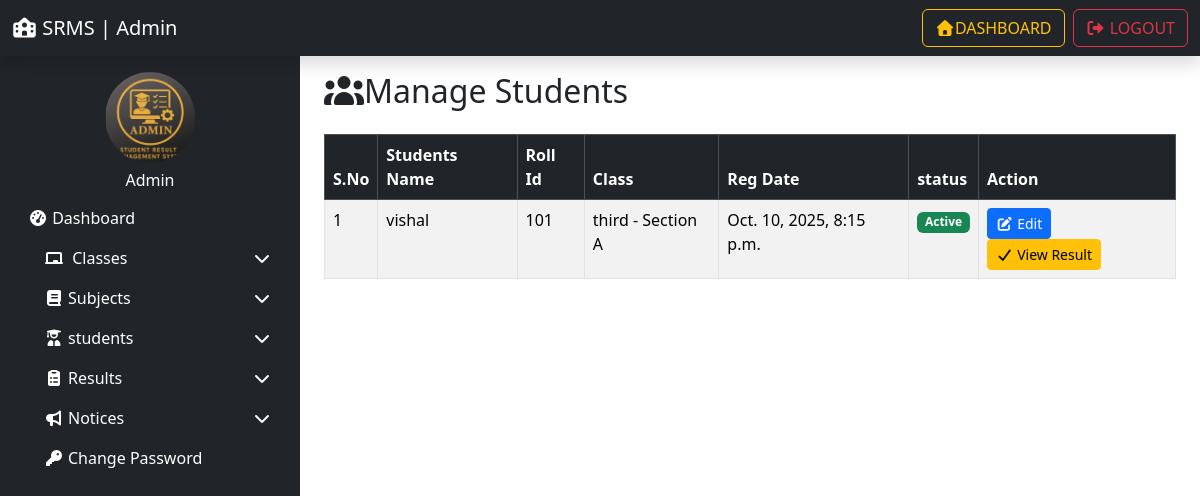
The app's page /manage_students/ (signed in) with its own data.
### resultapp/models.py (models this page shows, shortened)
class Student(models.Model):
    GENDER_CHOICES = (
        ('Male', 'Male'),
        ('Female', 'Female'),
    )
    name = models.CharField(max_length=100, null=True, blank=True)
    roll_id = models.CharField(max_length=20)
    email = models.EmailField(max_length=50)
    gender = models.CharField(max_length=20, choices=GENDER_CHOICES)
    dob = models.CharField(max_length=100)
    student_class = models.ForeignKey(Class, on_delete=models.SET_NULL, null=True)
    reg_date = models.DateTimeField(auto_now_add=True)
    status = models.IntegerField(default=1)

class Class(models.Model):
    class_name = models.CharField(max_length=50)
    class_numeric = models.IntegerField(null=True, blank=True)
    section = models.CharField(max_length=20)
    creation_date = models.DateTimeField(auto_now_add=True)
    updation_date = models.DateTimeField(auto_now=True)

### resultapp/views.py (the view)
# urls.py: path('manage_students/',manage_students, name='manage_students'),
@login_required
def manage_students(request):
    students = Student.objects.all()
    return render(request, "manage_students.html", locals())

### resultapp/templates/manage_students.html (shortened to what this page needs)
{% extends 'admin_base.html' %}
{% load static %}
{% block content %}
<div class="container">
     <h2 class="mb-4"><i class="fas fa-users"></i>Manage Students</h2>
  <table class="table table-bordered  table-striped ">
           <thead class="table-dark">
            <tr>
                  <th>S.No</th>
                   <th>Students Name</th>
                    <th>Roll Id</th>
                     <th>Class</th>
                     <th>Reg Date</th>
                         <th>status</th>
                         <th>Action</th>
            </tr>
           </thead>
           <tbody>
            {% for i in students %}
            <tr>
                  <td>{{forloop.counter}}</td>
                   <td>{{i.name}}</td>
                   <td>{{i.roll_id}}</td>
                   <td>{{i.student_class.class_name}} - Section {{i.student_class.section}}</td>
                    <td>{{i.reg_date}}</td>
                    <td>
                         {% if i.status == 1 %}
                         <span class="badge bg-success">Active</span>
                         {% else %}
                         <span class="badge bg-danger">Inactive</span>
                         {% endif %}
                    </td>
                      <td>
                        <a href="{% url 'edit_student' i.id %}" class="btn btn-primary btn-sm" ><i class="fas fa-edit"></i> Edit</a>
                        <a href="" class="btn btn-warning btn-sm" ><i class="fas fa-check"></i> View Result</a>
                      </td>
            </tr>
            {% empty %}
            <tr>
                  <td colspan="7" class="text-center">
                       No students  found
                  </td>
            </tr>
            {% endfor %}
           </tbody>
  </table>
</div>
{% endblock %}

### records on screen
Student: name "vishal", roll_id "101", student_class.class_name "third", student_class.section "A", reg_date "Oct. 10, 2025, 8:15 p.m.", status "Active"
